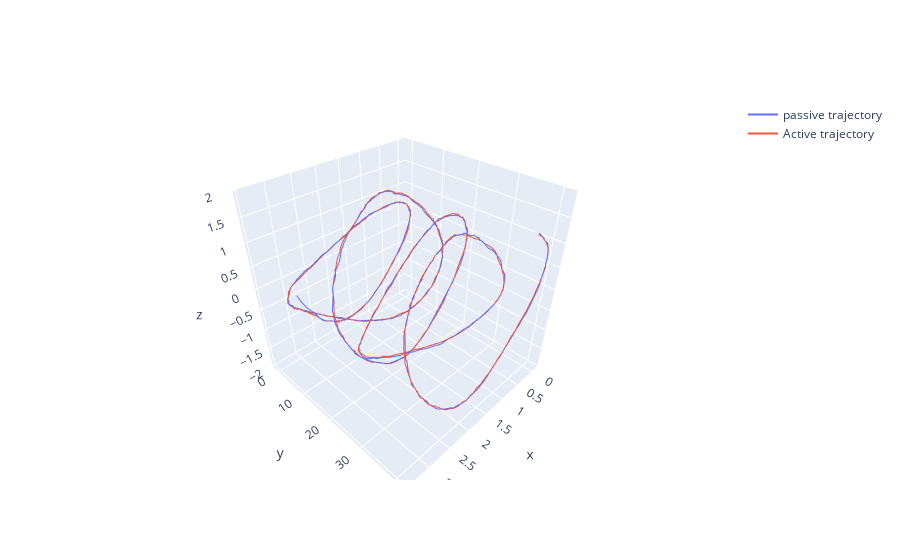

The notebook cell this image was saved under:
### Code cell
fig = go.Figure(data=go.Scatter3d(
        x=p_traj[:,0],
        y=p_traj[:,1],
        z=p_traj[:,2],
        mode='lines',
        name = "passive trajectory"
      )
    )

fig.add_trace(go.Scatter3d(
    x=a_traj[:,0],
    y=a_traj[:,1],
    z=a_traj[:,2],
    mode='lines',
    name="Active trajectory"
))

### Figure 1 — Plotly figure (JSON) as saved in the notebook; plotly's stock layout.template omitted (floating-point values rounded to 4 significant figures; data arrays with more than 128 entries replaced by an {"elided": "..."} marker saying what was removed)
{"data": [{"mode": "lines", "name": "passive trajectory", "type": "scatter3d", "x": {"elided": "1000 float values"}, "y": {"elided": "1000 float values"}, "z": {"elided": "1000 float values"}}, {"mode": "lines", "name": "Active trajectory", "type": "scatter3d", "x": {"elided": "1000 float values"}, "y": {"elided": "1000 float values"}, "z": {"elided": "1000 float values"}}], "layout": {}}
